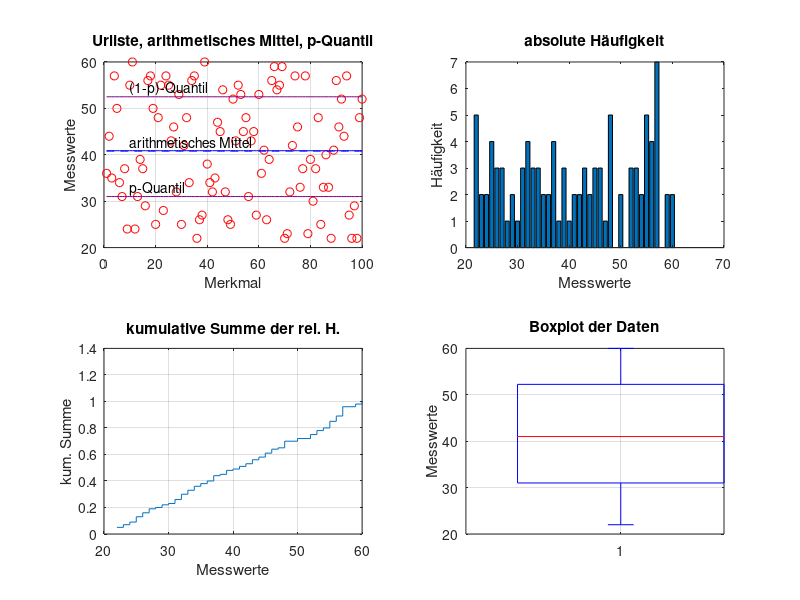

Reproduce this figure in MATLAB.
clear all
close all

% Wertegrenzen
Val=[20 60];

% Datensatz einlesen
%Q=load('');
% oder kuenstlich erzeugen
N = 100; % Anzahl Messwerte
Q(:,1) = linspace(1,N,N); rr = rand(N,1);
Q(:,2) = min(max(Val(1),round(rr*Val(2) + (1-rr)*Val(1))),Val(2));
N = length(Q);

subplot(2,2,1)
plot(Q(:,1),Q(:,2),'ro')
title('Urliste, arithmetisches Mittel, p-Quantil')
xlabel('Merkmal')
ylabel('Messwerte')
hold on
grid on

%%
% arithmetische Mittel
aM = sum(Q(:,2))/N; % matlab: mean(Q(:,2))
fprintf('arithmetisches Mittel:         %.2e\n',aM);
plot(Q(:,1),aM*ones(N,1),'b-');

%%
% absolute/relative Haeufigkeit matlab: hist(), histogram()
qmin = min(Q(:,2)); qmax = max(Q(:,2));

H = zeros(qmax+1-qmin,2);
for qm=qmin:qmax
    Ind = find(Q(:,2)==qm);
    H(qm+1-qmin,1)=qm;
    H(qm+1-qmin,2)=length(Ind);
end
subplot(2,2,2)
bar(H(:,1),H(:,2))
xlabel('Messwerte')
ylabel('Häufigkeit')
title('absolute Häufigkeit')

subplot(2,2,3)
H(:,3) = H(:,2)/N;
stairs(H(:,1),H(:,3));
grid on
title('relative Häufigkeit')
%%
% kumulative Summe % matlab: cumsum(H)
HN = length(H);
H(1,4) = H(1,3);
for i=2:HN
    H(i,4) = H(i-1,4)+H(i,3);
end
% überzeichnet den vorherigen plot auf Position 3
stairs(H(:,1),H(:,4));
grid on
xlabel('Messwerte')
ylabel('kum. Summe')
title('kumulative Summe der rel. H.')
%%
% (empirischer) Median=0.5 Quantil, matlab: median(Q(:,2))
SQ = sort(Q(:,2));
if mod(N,2)==0 % N gerade
    Med = (SQ(N/2)+SQ(N/2+2))/2;
else % N ungerade
    Med = SQ((N+1)/2);
end
fprintf('Median:                        %.2e\n',Med);

p = 0.25; 
% p-Quantil (gibt Wert nach p*100 % des Datensatzes an), matlab:
% quantile(Q(:,2),p)
gaussklammer = @(x) ceil(x);
 
if abs(N*p-floor(N*p))==0 % N*p ist dann eine natuerliche Zahl
    pQuantil = (SQ(N*p)+SQ(N*p+1))/2;
else
    pQuantil = SQ(gaussklammer(N*p));
end
fprintf('%.2f-Quantil:                  %.2e \n',p,pQuantil);
subplot(2,2,1)
plot(Q(:,1),pQuantil*ones(N,1),'color',[0.5 0 0.5])
qQuantil = quantile(Q(:,2),1-p);
plot(Q(:,1),qQuantil*ones(N,1),'color',[0.5 0 0.5])
text(0.1*N,pQuantil+0.05*(qmax-qmin),'p-Quantil');
text(0.1*N,aM+0.05*(qmax-qmin),'arithmetisches Mittel');
text(0.1*N,qQuantil+0.05*(qmax-qmin),'(1-p)-Quantil');
%%
% alpha-getrimmtes Mittel (Mittelwert des an beiden Enden um 
% alpha*100 %-ig gekuerzten Datensatzes)

Ind = find(Q(:,2)>quantile(Q(:,2),p));
Ind = find(Q(Ind,2)<quantile(Q(:,2),1-p));
Xalpha = mean(Q(Ind,2));
fprintf('%.2f-getrimmtes Mittel:        %.2e \n',p,Xalpha);
plot(Q(:,1),Xalpha*ones(N,1),'b--')

%%
% Modalwert, matlab: mode(Q(:,2))
[mw i] = max(H(:,2));
fprintf('Modalwert:                     %.2e \n',i+qmin-1);

subplot(2,2,4)
boxplot(Q(:,2))
ylabel('Messwerte')
title('Boxplot der Daten')
grid on

